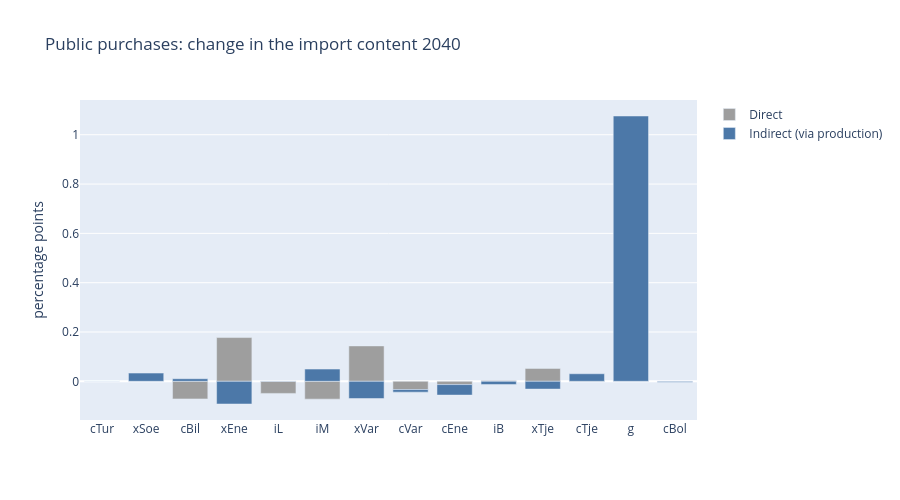

Notebook code cell kept with this figure:
### Markdown cell above
## 6. Import content of final demand

Direct imports plus the imports used in the domestic production delivered to the component, through all rounds
of intermediate use (see `makro26_io_viz.ipynb`), in the baseline and in the experiment.

### Code cell
ic_b, ic_a = io_viz.import_content(base, year), io_viz.import_content(alt, year)
ic = pd.DataFrame({'label': [io_viz.DEMAND_LABELS.get(d, '') for d in ic_b.index],
                   'baseline, %': 100 * ic_b['import_content'],
                   'experiment, %': 100 * ic_a['import_content'].reindex(ic_b.index)}, index=ic_b.index)
ic['change, pp'] = ic['experiment, %'] - ic['baseline, %']
ic = ic[ic_b['total'] > 0]
lim = ic['change, pp'].abs().max()
display(ic.style.format({c: '{:.2f}' for c in ic.columns if c != 'label'} | {'change, pp': '{:.3f}'})
          .background_gradient(cmap='RdBu', subset=['change, pp'], vmin=-lim, vmax=lim)
          .set_caption(f'{experiment}: import content {year}'))

change = (ic_a - ic_b).reindex(ic.index)
fig = io_viz.import_content_bar(change, title=f'{experiment}: change in the import content {year}')
fig.update_layout(barmode='relative', yaxis_title='percentage points')

### Figure 1 — Plotly figure (JSON) as saved in the notebook; plotly's stock layout.template omitted (floating-point values rounded to 4 significant figures)
{"data": [{"customdata": ["cTur: Residents' tourism abroad", "xSoe: Exports of shipping", "cBil: Consumption of cars", "xEne: Exports of energy", "iL: Change in inventories", "iM: Investment in machinery", "xVar: Exports of goods", "cVar: Consumption of goods", "cEne: Consumption of energy", "iB: Investment in buildings", "xTje: Exports of services", "cTje: Consumption of services", "g: Public consumption", "cBol: Consumption of housing"], "hovertemplate": "%{customdata}: %{y:.1f}", "marker": {"color": "#9E9E9E"}, "name": "Direct", "type": "bar", "x": ["cTur", "xSoe", "cBil", "xEne", "iL", "iM", "xVar", "cVar", "cEne", "iB", "xTje", "cTje", "g", "cBol"], "y": [0.0, 3.469e-16, -0.07144, 0.1775, -0.04905, -0.07227, 0.1436, -0.03343, -0.01329, 0.002863, 0.05231, -0.001838, -0.0004864, -0.0003352]}, {"customdata": ["cTur: Residents' tourism abroad", "xSoe: Exports of shipping", "cBil: Consumption of cars", "xEne: Exports of energy", "iL: Change in inventories", "iM: Investment in machinery", "xVar: Exports of goods", "cVar: Consumption of goods", "cEne: Consumption of energy", "iB: Investment in buildings", "xTje: Exports of services", "cTje: Consumption of services", "g: Public consumption", "cBol: Consumption of housing"], "hovertemplate": "%{customdata}: %{y:.1f}", "marker": {"color": "#4C78A8"}, "name": "Indirect (via production)", "type": "bar", "x": ["cTur", "xSoe", "cBil", "xEne", "iL", "iM", "xVar", "cVar", "cEne", "iB", "xTje", "cTje", "g", "cBol"], "y": [0.0, 0.03338, 0.0105, -0.09198, 0.0009949, 0.04961, -0.06971, -0.01049, -0.04253, -0.0128, -0.03143, 0.03065, 1.076, -0.003244]}], "layout": {"barmode": "relative", "height": 500, "title": {"text": "Public purchases: change in the import content 2040"}, "yaxis": {"title": {"text": "percentage points"}}}}
